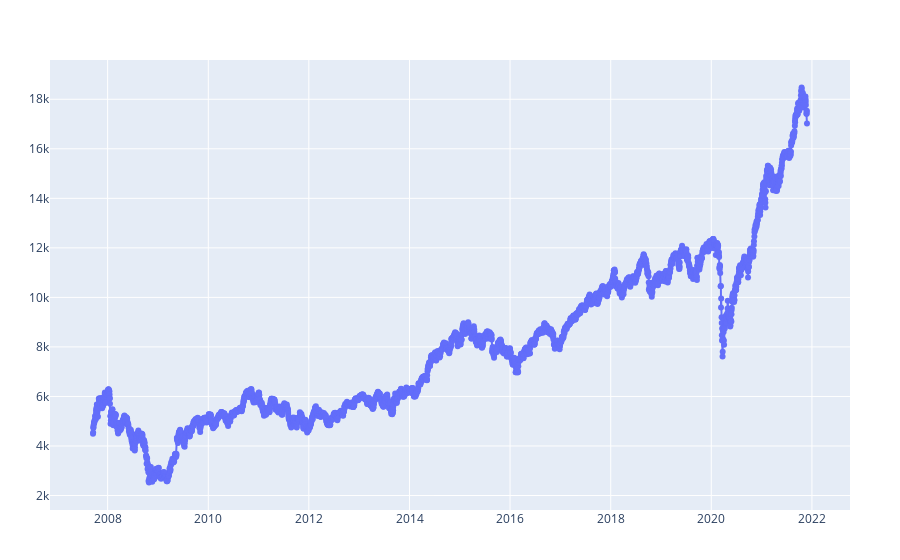

Notebook code for this chart:
### Code cell
trace1 = scatter(x=d["^NSEI"].dates, y=d["^NSEI"].prices,
                    mode="lines+markers",
                    name="nifty 50")

plot([trace1])

### Figure 1 — Plotly figure (JSON) as saved in the notebook; plotly's stock layout.template omitted (floating-point values rounded to 4 significant figures; data arrays with more than 128 entries replaced by an {"elided": "..."} marker saying what was removed)
{"data": [{"mode": "lines+markers", "name": "nifty 50", "type": "scatter", "x": {"elided": "3467 str values"}, "y": {"elided": "3467 float values"}}], "layout": {"autosize": true, "margin": {"b": 50, "l": 50, "r": 50, "t": 60}, "xaxis": {"autorange": false, "range": ["2006-11-08 13:14:34.0238", "2022-10-04 10:45:25.9762"], "type": "date"}, "yaxis": {"autorange": false, "range": [1415.0, 19590.0], "type": "linear"}}}
